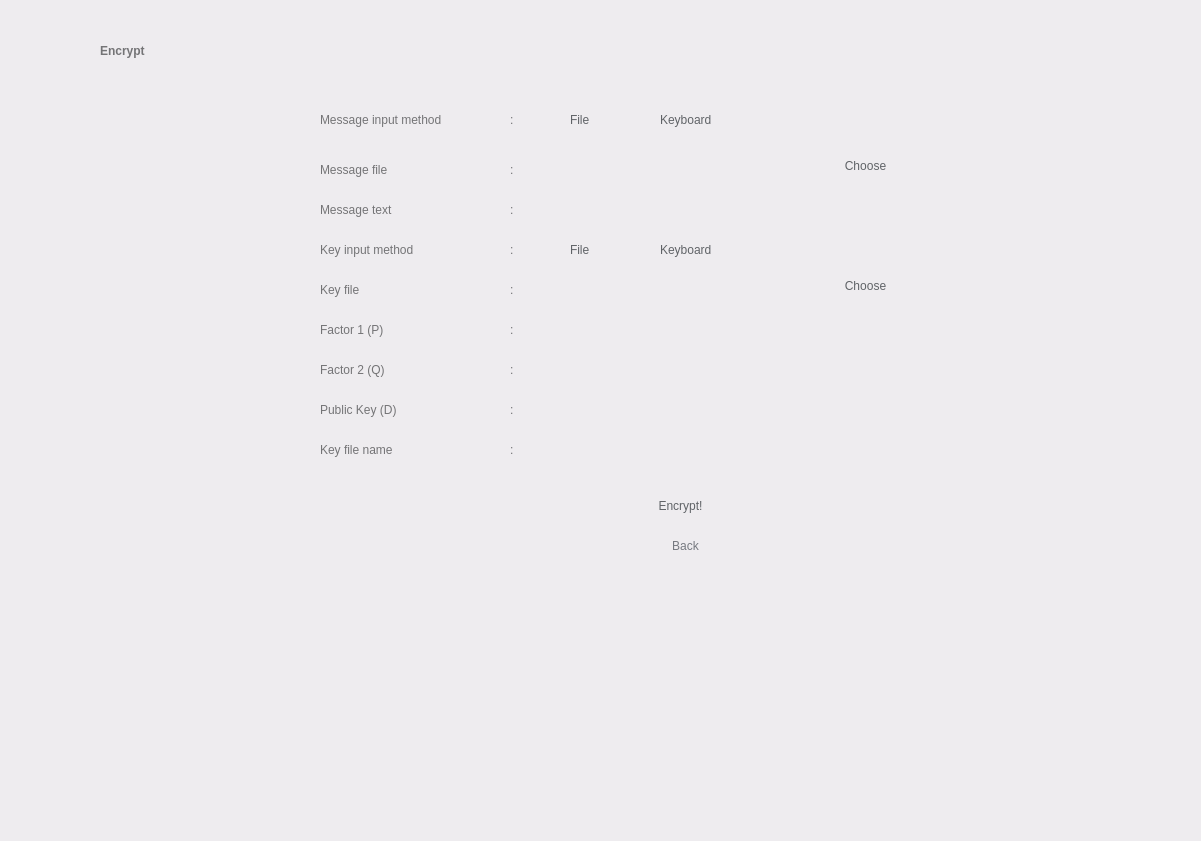
<?xml version="1.0" encoding="UTF-8"?>
<ui version="4.0">
 <class>Widget</class>
 <widget class="QWidget" name="Widget">
  <property name="geometry">
   <rect>
    <x>0</x>
    <y>0</y>
    <width>1201</width>
    <height>841</height>
   </rect>
  </property>
  <property name="windowTitle">
   <string>Widget</string>
  </property>
  <property name="styleSheet">
   <string notr="true">background-color: rgb(238, 236, 239);</string>
  </property>
  <widget class="QWidget" name="widget1" native="true">
   <property name="geometry">
    <rect>
     <x>0</x>
     <y>0</y>
     <width>1201</width>
     <height>841</height>
    </rect>
   </property>
   <property name="styleSheet">
    <string notr="true">QWidget#widget1 {background-color: rgb(246, 245, 247);};

</string>
   </property>
   <widget class="QLabel" name="label">
    <property name="geometry">
     <rect>
      <x>100</x>
      <y>30</y>
      <width>241</width>
      <height>41</height>
     </rect>
    </property>
    <property name="styleSheet">
     <string notr="true">background-color: rgba(255, 255, 255, 0);
color: rgb(116, 116, 118);
font: 36pt &quot;Product Sans&quot;;
font-weight: bold;
</string>
    </property>
    <property name="text">
     <string>Encrypt</string>
    </property>
    <property name="alignment">
     <set>Qt::AlignLeading|Qt::AlignLeft|Qt::AlignVCenter</set>
    </property>
   </widget>
   <widget class="QPushButton" name="goButton">
    <property name="geometry">
     <rect>
      <x>600</x>
      <y>480</y>
      <width>161</width>
      <height>51</height>
     </rect>
    </property>
    <property name="styleSheet">
     <string notr="true">font: 17pt &quot;Product Sans&quot;;
color: rgb(96, 99, 103);
border-radius: 25px;
</string>
    </property>
    <property name="text">
     <string>Encrypt!</string>
    </property>
   </widget>
   <widget class="QRadioButton" name="inputButton_1">
    <property name="geometry">
     <rect>
      <x>550</x>
      <y>110</y>
      <width>61</width>
      <height>20</height>
     </rect>
    </property>
    <property name="styleSheet">
     <string notr="true">font: 15pt &quot;Product Sans&quot;;
border-radius: 4px;
color: rgb(96, 99, 103);
background-color: rgba(255, 255, 255, 0);
</string>
    </property>
    <property name="text">
     <string>File</string>
    </property>
    <property name="autoExclusive">
     <bool>true</bool>
    </property>
    <attribute name="buttonGroup">
     <string notr="true">buttonGroup</string>
    </attribute>
   </widget>
   <widget class="QRadioButton" name="inputButton_2">
    <property name="geometry">
     <rect>
      <x>640</x>
      <y>110</y>
      <width>101</width>
      <height>20</height>
     </rect>
    </property>
    <property name="styleSheet">
     <string notr="true">font: 15pt &quot;Product Sans&quot;;
background-color: rgba(255, 255, 255, 0);
border-radius: 4px;
color: rgb(96, 99, 103);
</string>
    </property>
    <property name="text">
     <string>Keyboard</string>
    </property>
    <attribute name="buttonGroup">
     <string notr="true">buttonGroup</string>
    </attribute>
   </widget>
   <widget class="QLineEdit" name="inputFileField">
    <property name="geometry">
     <rect>
      <x>530</x>
      <y>150</y>
      <width>291</width>
      <height>31</height>
     </rect>
    </property>
    <property name="styleSheet">
     <string notr="true">border-radius: 2px;
padding-left: 10px;
color: rgb(116, 116, 118);
</string>
    </property>
    <property name="readOnly">
     <bool>true</bool>
    </property>
   </widget>
   <widget class="QLineEdit" name="Factor1KeyField">
    <property name="geometry">
     <rect>
      <x>530</x>
      <y>310</y>
      <width>291</width>
      <height>31</height>
     </rect>
    </property>
    <property name="styleSheet">
     <string notr="true">border-radius: 2px;
padding-left: 10px;
color: rgb(116, 116, 118);
</string>
    </property>
   </widget>
   <widget class="QLineEdit" name="inputKeyboardField">
    <property name="geometry">
     <rect>
      <x>530</x>
      <y>190</y>
      <width>291</width>
      <height>31</height>
     </rect>
    </property>
    <property name="styleSheet">
     <string notr="true">border-radius: 2px;
padding-left: 10px;
color: rgb(116, 116, 118);
</string>
    </property>
    <property name="readOnly">
     <bool>true</bool>
    </property>
   </widget>
   <widget class="QPushButton" name="messageFileButton">
    <property name="geometry">
     <rect>
      <x>830</x>
      <y>150</y>
      <width>71</width>
      <height>31</height>
     </rect>
    </property>
    <property name="styleSheet">
     <string notr="true">font: 15pt &quot;Product Sans&quot;;
color: rgb(96, 99, 103);
border-radius: 15px;
</string>
    </property>
    <property name="text">
     <string>Choose</string>
    </property>
   </widget>
   <widget class="QLabel" name="label_6">
    <property name="geometry">
     <rect>
      <x>320</x>
      <y>110</y>
      <width>171</width>
      <height>20</height>
     </rect>
    </property>
    <property name="styleSheet">
     <string notr="true">background-color: rgba(255, 255, 255, 0);
font: 15pt &quot;Product Sans&quot;;
color: rgb(116, 116, 118);</string>
    </property>
    <property name="text">
     <string>Message input method</string>
    </property>
    <property name="alignment">
     <set>Qt::AlignLeading|Qt::AlignLeft|Qt::AlignVCenter</set>
    </property>
   </widget>
   <widget class="QLabel" name="label_7">
    <property name="geometry">
     <rect>
      <x>320</x>
      <y>160</y>
      <width>171</width>
      <height>20</height>
     </rect>
    </property>
    <property name="styleSheet">
     <string notr="true">background-color: rgba(255, 255, 255, 0);
font: 15pt &quot;Product Sans&quot;;
color: rgb(116, 116, 118);</string>
    </property>
    <property name="text">
     <string>Message file</string>
    </property>
    <property name="alignment">
     <set>Qt::AlignLeading|Qt::AlignLeft|Qt::AlignVCenter</set>
    </property>
   </widget>
   <widget class="QLabel" name="label_8">
    <property name="geometry">
     <rect>
      <x>320</x>
      <y>200</y>
      <width>171</width>
      <height>20</height>
     </rect>
    </property>
    <property name="styleSheet">
     <string notr="true">background-color: rgba(255, 255, 255, 0);
font: 15pt &quot;Product Sans&quot;;
color: rgb(116, 116, 118);</string>
    </property>
    <property name="text">
     <string>Message text</string>
    </property>
    <property name="alignment">
     <set>Qt::AlignLeading|Qt::AlignLeft|Qt::AlignVCenter</set>
    </property>
   </widget>
   <widget class="QLabel" name="label_10">
    <property name="geometry">
     <rect>
      <x>320</x>
      <y>320</y>
      <width>171</width>
      <height>20</height>
     </rect>
    </property>
    <property name="styleSheet">
     <string notr="true">background-color: rgba(255, 255, 255, 0);
font: 15pt &quot;Product Sans&quot;;
color: rgb(116, 116, 118);</string>
    </property>
    <property name="text">
     <string>Factor 1 (P)</string>
    </property>
    <property name="alignment">
     <set>Qt::AlignLeading|Qt::AlignLeft|Qt::AlignVCenter</set>
    </property>
   </widget>
   <widget class="QLabel" name="label_12">
    <property name="geometry">
     <rect>
      <x>510</x>
      <y>200</y>
      <width>16</width>
      <height>20</height>
     </rect>
    </property>
    <property name="styleSheet">
     <string notr="true">background-color: rgba(255, 255, 255, 0);
font: 15pt &quot;Product Sans&quot;;
color: rgb(116, 116, 118);</string>
    </property>
    <property name="text">
     <string>:</string>
    </property>
    <property name="alignment">
     <set>Qt::AlignLeading|Qt::AlignLeft|Qt::AlignVCenter</set>
    </property>
   </widget>
   <widget class="QLabel" name="label_13">
    <property name="geometry">
     <rect>
      <x>510</x>
      <y>160</y>
      <width>16</width>
      <height>20</height>
     </rect>
    </property>
    <property name="styleSheet">
     <string notr="true">background-color: rgba(255, 255, 255, 0);
font: 15pt &quot;Product Sans&quot;;
color: rgb(116, 116, 118);</string>
    </property>
    <property name="text">
     <string>:</string>
    </property>
    <property name="alignment">
     <set>Qt::AlignLeading|Qt::AlignLeft|Qt::AlignVCenter</set>
    </property>
   </widget>
   <widget class="QLabel" name="label_15">
    <property name="geometry">
     <rect>
      <x>510</x>
      <y>110</y>
      <width>16</width>
      <height>20</height>
     </rect>
    </property>
    <property name="styleSheet">
     <string notr="true">background-color: rgba(255, 255, 255, 0);
font: 15pt &quot;Product Sans&quot;;
color: rgb(116, 116, 118);</string>
    </property>
    <property name="text">
     <string>:</string>
    </property>
    <property name="alignment">
     <set>Qt::AlignLeading|Qt::AlignLeft|Qt::AlignVCenter</set>
    </property>
   </widget>
   <widget class="QLabel" name="label_17">
    <property name="geometry">
     <rect>
      <x>510</x>
      <y>320</y>
      <width>16</width>
      <height>20</height>
     </rect>
    </property>
    <property name="styleSheet">
     <string notr="true">background-color: rgba(255, 255, 255, 0);
font: 15pt &quot;Product Sans&quot;;
color: rgb(116, 116, 118);</string>
    </property>
    <property name="text">
     <string>:</string>
    </property>
    <property name="alignment">
     <set>Qt::AlignLeading|Qt::AlignLeft|Qt::AlignVCenter</set>
    </property>
   </widget>
   <widget class="QPushButton" name="backButton">
    <property name="geometry">
     <rect>
      <x>650</x>
      <y>530</y>
      <width>71</width>
      <height>31</height>
     </rect>
    </property>
    <property name="styleSheet">
     <string notr="true">font: 12pt &quot;Product Sans&quot;;
color: rgb(118, 121, 128);
background-color: rgba(255, 255, 255, 0);
border-radius: 15px;
</string>
    </property>
    <property name="text">
     <string>Back</string>
    </property>
   </widget>
   <widget class="QLabel" name="label_9">
    <property name="geometry">
     <rect>
      <x>320</x>
      <y>240</y>
      <width>171</width>
      <height>20</height>
     </rect>
    </property>
    <property name="styleSheet">
     <string notr="true">background-color: rgba(255, 255, 255, 0);
font: 15pt &quot;Product Sans&quot;;
color: rgb(116, 116, 118);</string>
    </property>
    <property name="text">
     <string>Key input method</string>
    </property>
    <property name="alignment">
     <set>Qt::AlignLeading|Qt::AlignLeft|Qt::AlignVCenter</set>
    </property>
   </widget>
   <widget class="QLabel" name="label_16">
    <property name="geometry">
     <rect>
      <x>510</x>
      <y>240</y>
      <width>16</width>
      <height>20</height>
     </rect>
    </property>
    <property name="styleSheet">
     <string notr="true">background-color: rgba(255, 255, 255, 0);
font: 15pt &quot;Product Sans&quot;;
color: rgb(116, 116, 118);</string>
    </property>
    <property name="text">
     <string>:</string>
    </property>
    <property name="alignment">
     <set>Qt::AlignLeading|Qt::AlignLeft|Qt::AlignVCenter</set>
    </property>
   </widget>
   <widget class="QRadioButton" name="inputButton_3">
    <property name="geometry">
     <rect>
      <x>640</x>
      <y>240</y>
      <width>101</width>
      <height>20</height>
     </rect>
    </property>
    <property name="styleSheet">
     <string notr="true">font: 15pt &quot;Product Sans&quot;;
background-color: rgba(255, 255, 255, 0);
border-radius: 4px;
color: rgb(96, 99, 103);
</string>
    </property>
    <property name="text">
     <string>Keyboard</string>
    </property>
   </widget>
   <widget class="QLineEdit" name="Factor2KeyField">
    <property name="geometry">
     <rect>
      <x>530</x>
      <y>350</y>
      <width>291</width>
      <height>31</height>
     </rect>
    </property>
    <property name="styleSheet">
     <string notr="true">border-radius: 2px;
padding-left: 10px;
color: rgb(116, 116, 118);
</string>
    </property>
   </widget>
   <widget class="QLabel" name="label_14">
    <property name="geometry">
     <rect>
      <x>320</x>
      <y>360</y>
      <width>171</width>
      <height>20</height>
     </rect>
    </property>
    <property name="styleSheet">
     <string notr="true">background-color: rgba(255, 255, 255, 0);
font: 15pt &quot;Product Sans&quot;;
color: rgb(116, 116, 118);</string>
    </property>
    <property name="text">
     <string>Factor 2 (Q)</string>
    </property>
    <property name="alignment">
     <set>Qt::AlignLeading|Qt::AlignLeft|Qt::AlignVCenter</set>
    </property>
   </widget>
   <widget class="QLabel" name="label_19">
    <property name="geometry">
     <rect>
      <x>510</x>
      <y>360</y>
      <width>16</width>
      <height>20</height>
     </rect>
    </property>
    <property name="styleSheet">
     <string notr="true">background-color: rgba(255, 255, 255, 0);
font: 15pt &quot;Product Sans&quot;;
color: rgb(116, 116, 118);</string>
    </property>
    <property name="text">
     <string>:</string>
    </property>
    <property name="alignment">
     <set>Qt::AlignLeading|Qt::AlignLeft|Qt::AlignVCenter</set>
    </property>
   </widget>
   <widget class="QLineEdit" name="PublicKeyField">
    <property name="geometry">
     <rect>
      <x>530</x>
      <y>390</y>
      <width>291</width>
      <height>31</height>
     </rect>
    </property>
    <property name="styleSheet">
     <string notr="true">border-radius: 2px;
padding-left: 10px;
color: rgb(116, 116, 118);
</string>
    </property>
   </widget>
   <widget class="QLabel" name="label_11">
    <property name="geometry">
     <rect>
      <x>320</x>
      <y>400</y>
      <width>171</width>
      <height>20</height>
     </rect>
    </property>
    <property name="styleSheet">
     <string notr="true">background-color: rgba(255, 255, 255, 0);
font: 15pt &quot;Product Sans&quot;;
color: rgb(116, 116, 118);</string>
    </property>
    <property name="text">
     <string>Public Key (D)</string>
    </property>
    <property name="alignment">
     <set>Qt::AlignLeading|Qt::AlignLeft|Qt::AlignVCenter</set>
    </property>
   </widget>
   <widget class="QLabel" name="label_18">
    <property name="geometry">
     <rect>
      <x>510</x>
      <y>400</y>
      <width>16</width>
      <height>20</height>
     </rect>
    </property>
    <property name="styleSheet">
     <string notr="true">background-color: rgba(255, 255, 255, 0);
font: 15pt &quot;Product Sans&quot;;
color: rgb(116, 116, 118);</string>
    </property>
    <property name="text">
     <string>:</string>
    </property>
    <property name="alignment">
     <set>Qt::AlignLeading|Qt::AlignLeft|Qt::AlignVCenter</set>
    </property>
   </widget>
   <widget class="QLineEdit" name="KeyFileName">
    <property name="geometry">
     <rect>
      <x>530</x>
      <y>430</y>
      <width>291</width>
      <height>31</height>
     </rect>
    </property>
    <property name="styleSheet">
     <string notr="true">border-radius: 2px;
padding-left: 10px;
color: rgb(116, 116, 118);
</string>
    </property>
   </widget>
   <widget class="QLabel" name="label_31">
    <property name="geometry">
     <rect>
      <x>320</x>
      <y>440</y>
      <width>171</width>
      <height>20</height>
     </rect>
    </property>
    <property name="styleSheet">
     <string notr="true">background-color: rgba(255, 255, 255, 0);
font: 15pt &quot;Product Sans&quot;;
color: rgb(116, 116, 118);</string>
    </property>
    <property name="text">
     <string>Key file name</string>
    </property>
    <property name="alignment">
     <set>Qt::AlignLeading|Qt::AlignLeft|Qt::AlignVCenter</set>
    </property>
   </widget>
   <widget class="QLabel" name="label_30">
    <property name="geometry">
     <rect>
      <x>510</x>
      <y>440</y>
      <width>16</width>
      <height>20</height>
     </rect>
    </property>
    <property name="styleSheet">
     <string notr="true">background-color: rgba(255, 255, 255, 0);
font: 15pt &quot;Product Sans&quot;;
color: rgb(116, 116, 118);</string>
    </property>
    <property name="text">
     <string>:</string>
    </property>
    <property name="alignment">
     <set>Qt::AlignLeading|Qt::AlignLeft|Qt::AlignVCenter</set>
    </property>
   </widget>
   <widget class="QLineEdit" name="messageOutput">
    <property name="geometry">
     <rect>
      <x>320</x>
      <y>600</y>
      <width>591</width>
      <height>181</height>
     </rect>
    </property>
    <property name="styleSheet">
     <string notr="true">border-radius: 2px;
padding-left: 10px;
color: rgb(116, 116, 118);
</string>
    </property>
   </widget>
   <widget class="QRadioButton" name="inputButton_5">
    <property name="geometry">
     <rect>
      <x>550</x>
      <y>240</y>
      <width>101</width>
      <height>20</height>
     </rect>
    </property>
    <property name="styleSheet">
     <string notr="true">font: 15pt &quot;Product Sans&quot;;
background-color: rgba(255, 255, 255, 0);
border-radius: 4px;
color: rgb(96, 99, 103);
</string>
    </property>
    <property name="text">
     <string>File</string>
    </property>
   </widget>
   <widget class="QLabel" name="label_20">
    <property name="geometry">
     <rect>
      <x>510</x>
      <y>280</y>
      <width>16</width>
      <height>20</height>
     </rect>
    </property>
    <property name="styleSheet">
     <string notr="true">background-color: rgba(255, 255, 255, 0);
font: 15pt &quot;Product Sans&quot;;
color: rgb(116, 116, 118);</string>
    </property>
    <property name="text">
     <string>:</string>
    </property>
    <property name="alignment">
     <set>Qt::AlignLeading|Qt::AlignLeft|Qt::AlignVCenter</set>
    </property>
   </widget>
   <widget class="QLineEdit" name="inputFileField_2">
    <property name="geometry">
     <rect>
      <x>530</x>
      <y>270</y>
      <width>291</width>
      <height>31</height>
     </rect>
    </property>
    <property name="styleSheet">
     <string notr="true">border-radius: 2px;
padding-left: 10px;
color: rgb(116, 116, 118);
</string>
    </property>
    <property name="readOnly">
     <bool>true</bool>
    </property>
   </widget>
   <widget class="QLabel" name="label_21">
    <property name="geometry">
     <rect>
      <x>320</x>
      <y>280</y>
      <width>171</width>
      <height>20</height>
     </rect>
    </property>
    <property name="styleSheet">
     <string notr="true">background-color: rgba(255, 255, 255, 0);
font: 15pt &quot;Product Sans&quot;;
color: rgb(116, 116, 118);</string>
    </property>
    <property name="text">
     <string>Key file</string>
    </property>
    <property name="alignment">
     <set>Qt::AlignLeading|Qt::AlignLeft|Qt::AlignVCenter</set>
    </property>
   </widget>
   <widget class="QPushButton" name="messageFileButton_2">
    <property name="geometry">
     <rect>
      <x>830</x>
      <y>270</y>
      <width>71</width>
      <height>31</height>
     </rect>
    </property>
    <property name="styleSheet">
     <string notr="true">font: 15pt &quot;Product Sans&quot;;
color: rgb(96, 99, 103);
border-radius: 15px;
</string>
    </property>
    <property name="text">
     <string>Choose</string>
    </property>
   </widget>
  </widget>
 </widget>
 <resources/>
 <connections/>
 <buttongroups>
  <buttongroup name="buttonGroup"/>
 </buttongroups>
</ui>
